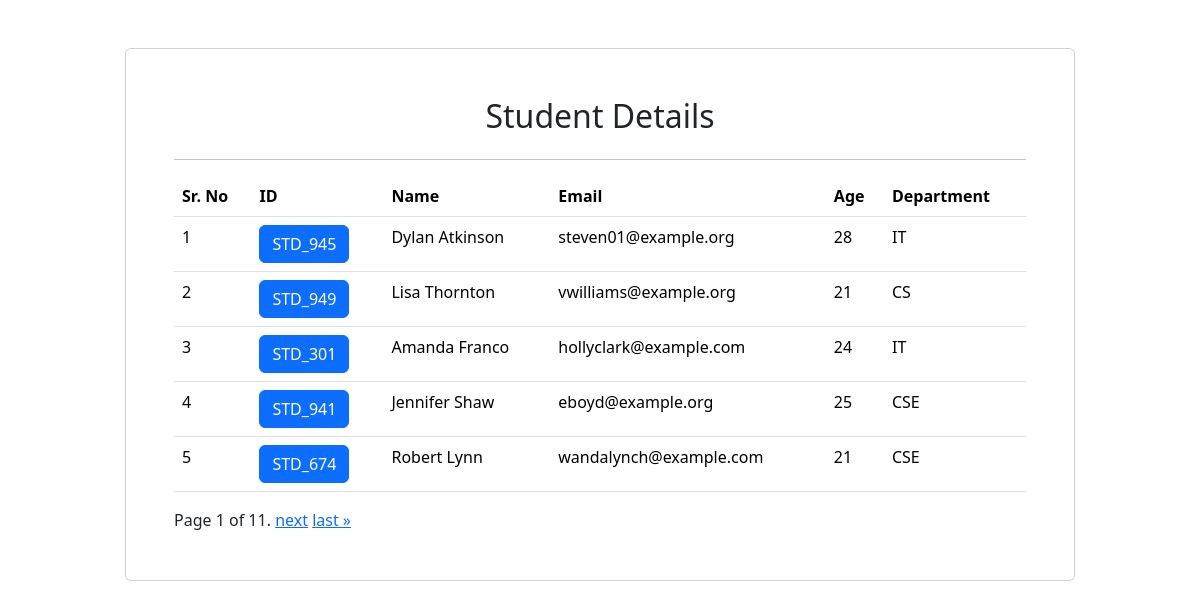
The page / on the database its author committed.
### app/models.py (models this page shows)
class Student(models.Model):
    dept = models.ForeignKey(Department,on_delete=models.CASCADE)
    stid = models.ForeignKey(StudentId,on_delete=models.CASCADE)
    name = models.CharField(max_length=30)
    email  =models.CharField(max_length=50)
    age = models.IntegerField()

class StudentId(models.Model):
    stid = models.CharField(max_length=10)

class Department(models.Model):
    name = models.CharField(max_length=20)

### app/views.py (the view)
# urls.py: path("",index,name="index"),
def index(request):
    allStudent = Student.objects.all()
    paginator = Paginator(allStudent, 5)
    page_number = request.GET.get("page")
    page_obj = paginator.get_page(page_number)
    return render(request,"index.html",{"students":page_obj})

### app/templates/index.html (shortened to what this page needs)
<!DOCTYPE html>
<html lang="en">
<head>
    <link href="https://cdn.jsdelivr.net/npm/bootstrap@5.3.6/dist/css/bootstrap.min.css" rel="stylesheet">
</head>
<body>
    <div class="container">
        <div class="row">
            <div class="col-10 mx-auto card p-5 mt-5">
                <h2 align="center">Student Details</h2>
                <hr>
    <table class="table">
        <tr>
            <th>Sr. No</th>
            <th>ID</th>
            <th>Name</th>
            <th>Email</th>
            <th>Age</th>
            <th>Department</th>
        </tr>
        {%for std in students%}
        <tr>
            <td>{{forloop.counter}}</td>
            <td><a href="{%url 'marksheet'%}?id={{std.id}}" class="btn btn-primary">{{std.stid.stid}}</a></td>
            <td>{{std.name}}</td>
            <td>{{std.email}}</td>
            <td>{{std.age}}</td>
            <td>{{std.dept.name}}</td>
        </tr>
        {%endfor%}
    </table>
    <div class="pagination">
        <span class="step-links">
            <span class="current">
                Page {{ students.number }} of {{ students.paginator.num_pages }}.
            </span>
            {% if students.has_next %}
                <a href="?page={{ students.next_page_number }}">next</a>
                <a href="?page={{ students.paginator.num_pages }}">last &raquo;</a>
            {% endif %}
        </span>
    </div>
</div>
</div>
</div>
</body>
</html>

### rows shown on the page
Student: stid.stid "STD_945", name "Dylan Atkinson", email "steven01@example.org", age "28", dept.name "IT"
Student: stid.stid "STD_949", name "Lisa Thornton", email "vwilliams@example.org", age "21", dept.name "CS"
Student: stid.stid "STD_301", name "Amanda Franco", email "hollyclark@example.com", age "24", dept.name "IT"
Student: stid.stid "STD_941", name "Jennifer Shaw", email "eboyd@example.org", age "25", dept.name "CSE"
Student: stid.stid "STD_674", name "Robert Lynn", email "wandalynch@example.com", age "21", dept.name "CSE"

### other values the page prints
{{ students.number }} "1"
{{ students.paginator.num_pages }} "11"
